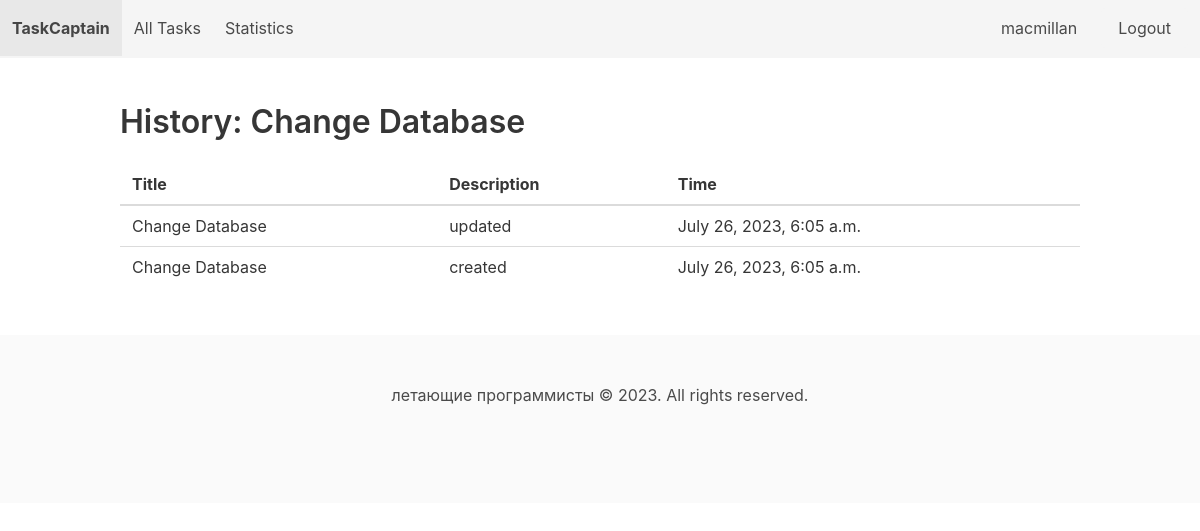
/task/34/history/ (signed in), run on the app's committed database.
### users/models.py (models this page shows)
class User(AbstractUser):
    pass

### tasks/models.py (models this page shows, shortened)
class Task(models.Model):
    title = models.CharField(max_length=200)
    description = models.TextField()
    created_at = models.DateTimeField(auto_now_add=True)
    updated_at = models.DateTimeField(auto_now=True)
    owner = models.ForeignKey(settings.AUTH_USER_MODEL, on_delete=models.CASCADE)
    due_date = models.DateTimeField(null=True, blank=True)
    PRIORITY_CHOICES = (
        ('Low', 'Low'),
        ('Medium', 'Medium'),
        ('High', 'High'),
    )
    priority = models.CharField(choices=PRIORITY_CHOICES, default='Low',max_length=20)
    STATUS_CHOICES = (
        ('Active', 'Active'),
        ('Completed', 'Completed'),
    )
    status = models.CharField(choices=STATUS_CHOICES, default='Active',max_length=20)

class TaskHistory(models.Model):
    ACTION_CHOICES = [
        ('created','Created'),
        ('updated','Updated'),
    ]
    task = models.ForeignKey(Task, on_delete=models.CASCADE)
    action = models.CharField(choices = ACTION_CHOICES,max_length=20)
    timestamp = models.DateTimeField(default=timezone.now)

### tasks/views.py (the view)
# urls.py: path('task/<int:pk>/history/', views.task_history, name='task_history'),
@login_required
def task_history(request, pk):
    task = get_object_or_404(Task, pk=pk, owner=request.user)
    task_history = TaskHistory.objects.filter(task=task).order_by('-timestamp')
    return render(request, 'task_history.html', {'task': task, 'history': task_history})

### tasks/templates/task_history.html (shortened to what this page needs)
{% extends 'base.html' %}
{% block content %}
  <section class="section">
    <div class="container">
      <h1 class="title">History: {{ task.title }}</h1>
      <div class="table-container">
        <table class="table is-fullwidth is-hoverable">
          <thead>
            <tr>
              <th>Title</th>
              <th>Description</th>
              <th>Time</th>
            </tr>
          </thead>
          <tbody>
            {% for history in history %}
              <tr>
                <td>{{ history.task.title }}</td>
                <td>{{ history.action }}</td>
                <td>{{ history.timestamp }}</td>
              </tr>
            {% empty %}
              <tr>
                <td colspan="3">No history found for this task.</td>
              </tr>
            {% endfor %}
          </tbody>
        </table>
      </div>
    </div>
  </section>
{% endblock %}

### templates/base.html (shortened to what this page needs)
<!DOCTYPE html>
<html lang="en">
  {% load static %}
<head>
  <link rel="stylesheet" href="https://cdn.jsdelivr.net/npm/bulma@0.9.4/css/bulma.min.css">
   <link href="{% static 'fontawesomefree/css/fontawesome.css' %}" rel="stylesheet" type="text/css">
   <link href="{% static 'fontawesomefree/css/brands.css' %}" rel="stylesheet" type="text/css">
   <link href="{% static 'fontawesomefree/css/solid.css' %}" rel="stylesheet" type="text/css">
  <link rel="stylesheet" href="https://cdn.jsdelivr.net/npm/flatpickr/dist/flatpickr.min.css">
</head>
<body>
  <nav class="navbar is-light has-shadow" role="navigation" aria-label="main navigation">
    <div class="navbar-brand">
      <a class="navbar-item" href="{% url 'tasks:task_list' %}">
        <strong>TaskCaptain</strong>
      </a>
    </div>
    <div class="navbar-menu">
      {% if user.is_authenticated %}
      <div class="navbar-start">
        <a class="navbar-item" href="{% url 'tasks:task_list' %}">
          All Tasks
        </a>
        <a class="navbar-item" href="{% url 'tasks:task_stats' %}">
          Statistics
        </a>
      </div>
      {% endif %}
    </div>
    <div class="navbar-end">
      {% if user.is_authenticated %}
        <div class="navbar-item">
          <span>{{ user.username }}</span>
        </div>
        <div class="navbar-item">
          <a href="{% url 'users:logout' %}" class="button is-light">
            Logout
          </a>
        </div>
      {% endif %}
    </div>
  </nav>
  {% block content %}
  {% endblock %}
  <footer class="footer">
    <div class="content has-text-centered">
      <p>
        летающие программисты &copy; {% now "Y" %}. All rights reserved.
      </p>
    </div>
  </footer>
</body>
</html>

### tasks/templates/task_history.html (style rules this page uses)
.table-container { overflow-x: auto; }

### data on the page
User: username "macmillan"
Task: title "Change Database"
TaskHistory: task "Change Database", action "updated", timestamp "July 26, 2023, 6:05 a.m."
TaskHistory: task "Change Database", action "created", timestamp "July 26, 2023, 6:05 a.m."
